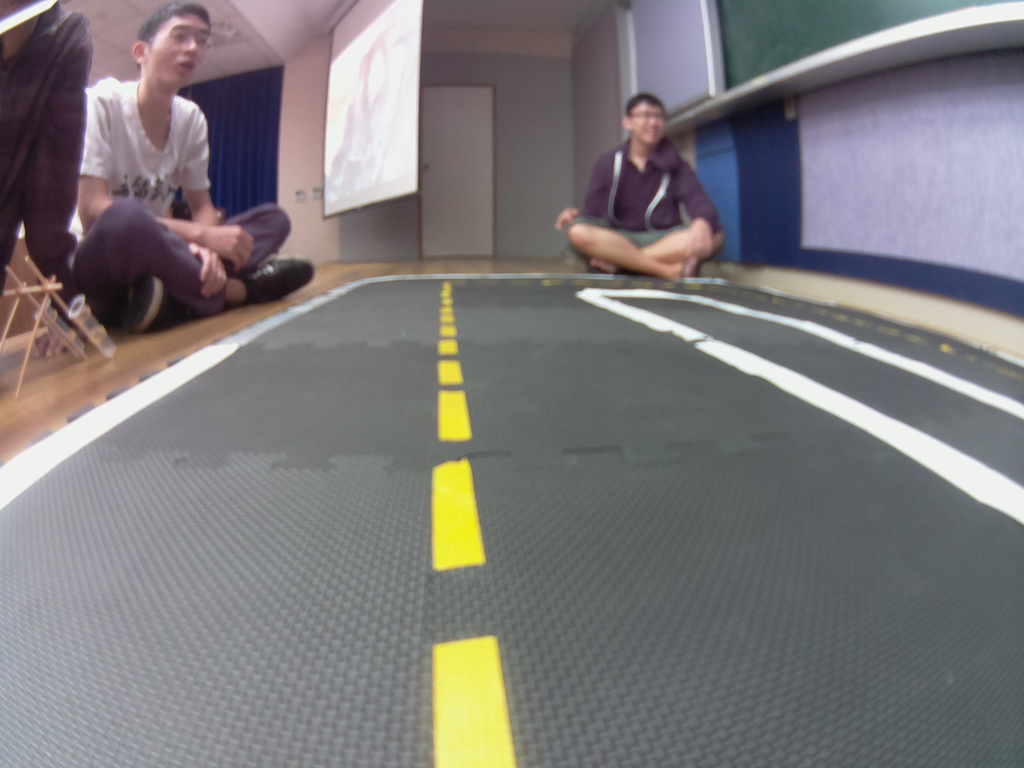
#> input picture tutorials/python/csp2016/hw1/0310761/images/a.jpg, 2048 x 1536 px, found by its file name (shown at 1/2 size)
$ jupyter execute --allow-errors assignment1-0310761.ipynb   (Python 2 division)
#> lines starting #> are read from the running program, lines starting #| are printed output that depends on the picture; after the words box and inside, x2 and y2 are one past the last pixel; in counts of white or black regions, pixels touching at a corner belong together; long printed decimals are rounded
#> (a cell that did not finish here is left out)

## Instructions:
1. $ cp assignment1.ipynb assignment1-XXXXXXX.ipynb (XXXXXXX is your name) You also need to add your name, setup, and state the contributions in the setup and contributions section.
2. You can already see the desired outputs of each cell, and you need to find the relevant code in the Duckietown repo and reproduce the results.
3. Each student needs to submit one to your mentor, via email. Please do not commit your ipynb to repo. Please do not modify assignment1.ipynb.

## Steup and Conributions:

This work is done by: 蔡秉燊

VirtualBox 5.1.6 version on Windows 7

I ask TA and classmates many questions, and discuss with my group members for hours.

# Line Detector

### 1.Load the image and resize

[cell 2]
import cv2
import numpy as np
from matplotlib import pyplot as plt

img = cv2.imread("images/a.jpg")
#> img is the input picture: shape (1536, 2048, 3); mean B, G, R 121.9, 120.5, 123.5

image_cv = cv2.resize(img, (640, 480),interpolation=cv2.INTER_NEAREST)

dst1 = cv2.cvtColor(img,cv2.COLOR_BGR2RGB)
plt.subplot(121),plt.imshow(dst1,cmap = 'brg')
plt.title('Original Image'), plt.xticks([]), plt.yticks([])

dst2 = cv2.cvtColor(image_cv,cv2.COLOR_BGR2RGB)
plt.subplot(122),plt.imshow(dst2,cmap = 'brg')
plt.title('Resized Image'), plt.xticks([]), plt.yticks([])

plt.show()

### 2.Find the edge (15%)

[cell 3]
#gray = ???

edges = cv2.Canny(image_cv,60,150)
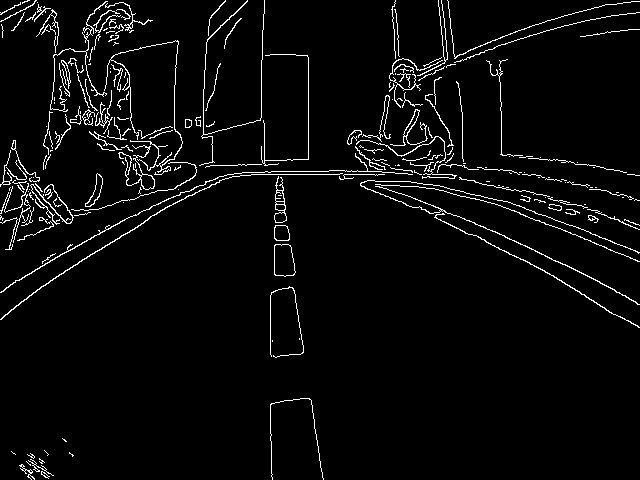
#> edges: shape (480, 640); 3.9% white in thin lines or dots

plt.imshow(edges,cmap = 'gray')
plt.title('Edge Image'), plt.xticks([]), plt.yticks([])
plt.show()

### 3-1.Setup HSV space threshold (15%)

[cell 4]
'''
#You should find the config file 'universal.yaml'
'''
hsv_white1 = np.array([0, 0, 150])
hsv_white2 = np.array([180, 50, 255])
hsv_yellow1 = np.array([25, 120, 90])
hsv_yellow2 = np.array([45, 255, 255])
hsv_red1 = np.array([0, 140, 100])
hsv_red2 = np.array([15, 255, 255])
hsv_red3 = np.array([165, 140, 100])
hsv_red4 = np.array([180, 255, 255])

### 3-2.Threshold colors in HSV space (15%)

[cell 5]
'''
#change color space to HSV
'''
hsv = cv2.cvtColor(image_cv, cv2.COLOR_BGR2HSV)
#> hsv: shape (480, 640, 3); mean H, S, V 95.4, 35.1, 130.7

white = cv2.inRange(hsv, hsv_white1, hsv_white2)
#> white: shape (480, 640); 23.7% white; 283 white regions (252 under 20 px), largest, box (x1, y1, x2, y2) and area: (0, 171, 342, 480) 26269, (502, 57, 640, 176) 13244, (173, 0, 265, 166) 9817
kernel = cv2.getStructuringElement(cv2.MORPH_ELLIPSE,(3, 3))
white = cv2.dilate(white, kernel)
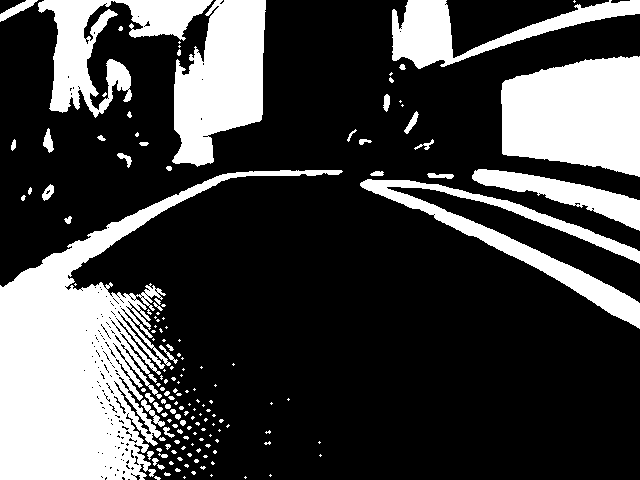
#> white: shape (480, 640); 27.1% white; 152 white regions (101 under 20 px), largest, box (x1, y1, x2, y2) and area: (0, 170, 343, 480) 31664, (501, 56, 640, 177) 13593, (172, 0, 266, 167) 10574

yellow = cv2.inRange(hsv, hsv_yellow1, hsv_yellow2)
#> yellow: shape (480, 640); 1.8% white; 9 white regions (1 under 20 px), largest, box (x1, y1, x2, y2) and area: (272, 399, 323, 480) 2885, (271, 287, 304, 357) 1782, (275, 245, 295, 276) 536
kernel = cv2.getStructuringElement(cv2.MORPH_ELLIPSE,(3, 3))
yellow = cv2.dilate(yellow, kernel)
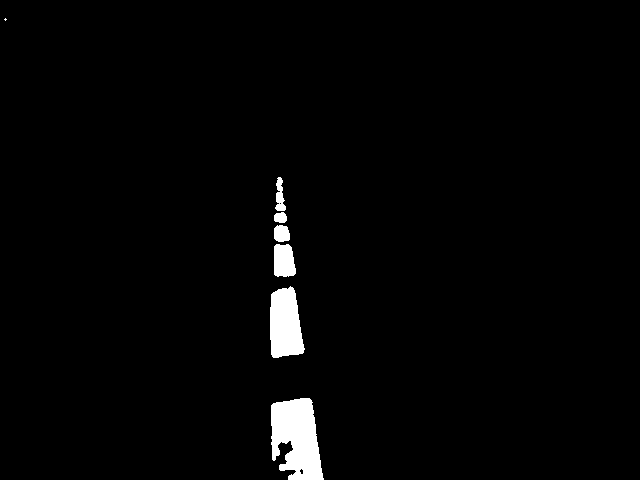
#> yellow: shape (480, 640); 2.1% white; 7 white regions (1 under 20 px), largest, box (x1, y1, x2, y2) and area: (271, 398, 324, 480) 3187, (270, 286, 305, 358) 1961, (274, 244, 296, 277) 628, (274, 225, 290, 242) 232, (275, 177, 286, 211) 225, (274, 212, 287, 223) 117

red1 = cv2.inRange(hsv, hsv_red1, hsv_red2)
#> red1: shape (480, 640); 0% white in thin lines or dots, all inside (x1, y1, x2, y2) = (389, 165, 413, 173)
red2 = cv2.inRange(hsv, hsv_red3, hsv_red4)
#> red2: shape (480, 640); every value is 0
red = cv2.bitwise_or(red1, red2)
kernel = cv2.getStructuringElement(cv2.MORPH_ELLIPSE,(3, 3))
red = cv2.dilate(red, kernel)
#> red: shape (480, 640); 0.02% white in thin lines or dots, all inside (x1, y1, x2, y2) = (388, 164, 414, 174)

x = cv2.cvtColor(yellow, cv2.COLOR_GRAY2BGR)
x[:,:,2] *= 1
x[:,:,1] *= 1
x[:,:,0] *= 0
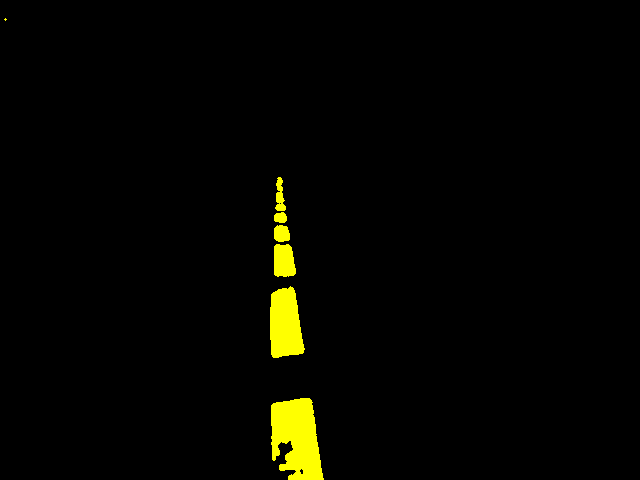
#> x: shape (480, 640, 3); mean B, G, R 0, 5.3, 5.3
x = cv2.cvtColor(x, cv2.COLOR_BGR2RGB)

y = cv2.cvtColor(red, cv2.COLOR_GRAY2BGR)
y[:,:,2] *= 1
y[:,:,1] *= 0
#> y: shape (480, 640, 3); mean B, G, R 0, 0, 0
y[:,:,0] *= 0
#> y: shape (480, 640, 3); mean B, G, R 0, 0, 0
y = cv2.cvtColor(y, cv2.COLOR_BGR2RGB)

plt.subplot(131),plt.imshow(white,cmap = 'gray')
plt.title('White'), plt.xticks([]), plt.yticks([])

plt.subplot(132),plt.imshow(yellow,cmap = 'gray')
plt.subplot(132),plt.imshow(x,cmap = 'brg')
plt.title('Yellow'), plt.xticks([]), plt.yticks([])

plt.subplot(133),plt.imshow(red,cmap = 'gray')
plt.subplot(133),plt.imshow(y,cmap = 'brg')
plt.title('Red'), plt.xticks([]), plt.yticks([])

plt.show()

### 4.Combine Edge and Colors (15%)

[cell 6]
edge_color_white = cv2.bitwise_and(white, edges)
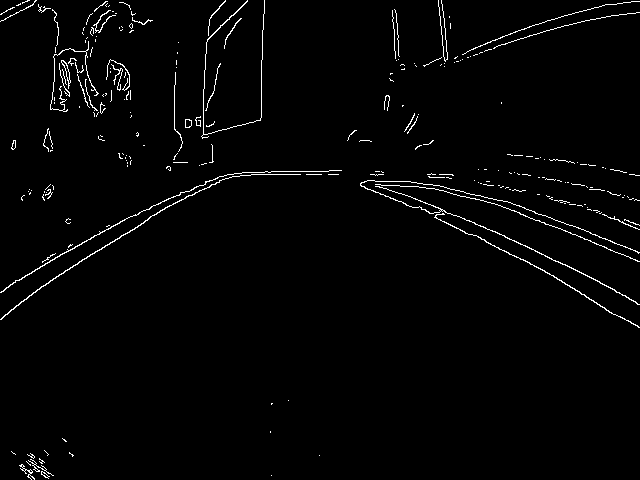
#> edge_color_white: shape (480, 640); 1.9% white in thin lines or dots
edge_color_yellow = cv2.bitwise_and(yellow, edges)
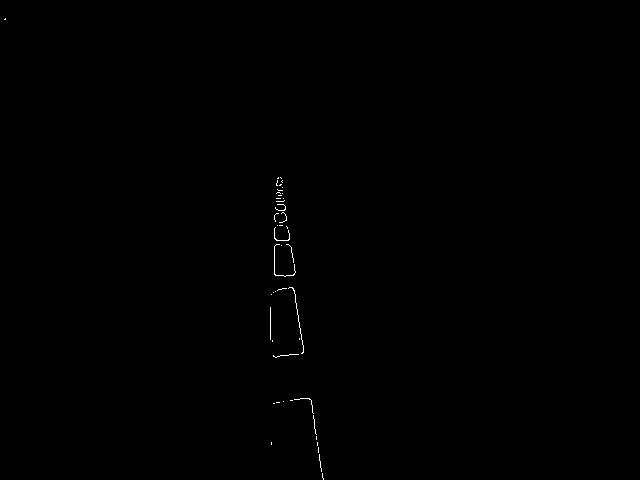
#> edge_color_yellow: shape (480, 640); 0.16% white in thin lines or dots, all inside (x1, y1, x2, y2) = (4, 18, 324, 480)
edge_color_red = cv2.bitwise_and(red, edges)
#> edge_color_red: shape (480, 640); 0.01% white in thin lines or dots, all inside (x1, y1, x2, y2) = (388, 165, 413, 173)


plt.imshow(edge_color_yellow,cmap = 'gray')
plt.title('Edge Color Y'), plt.xticks([]), plt.yticks([])
plt.subplot(131),plt.imshow(edge_color_white,cmap = 'gray')
plt.title('Edge Color W'), plt.xticks([]), plt.yticks([])
plt.subplot(132),plt.imshow(edge_color_yellow,cmap = 'gray')
plt.title('Edge Color Y'), plt.xticks([]), plt.yticks([])
plt.subplot(133),plt.imshow(edge_color_red,cmap = 'gray')
plt.title('Edge Color R'), plt.xticks([]), plt.yticks([])

plt.show()

### 5-1.Find the lines (15%)

[cell 7]
'''
#default threshold 20-> 10
'''
lines_white = cv2.HoughLinesP(edge_color_white, 1, np.pi/180, 10, np.empty(1), 3, 1)
#> lines_white = 413 rows, first 6: [92, 254, 127, 232], [561, 229, 598, 244], [435, 217, 464, 231], [493, 203, 519, 212], [615, 314, 639, 327], [306, 174, 321, 174]
lines_yellow = cv2.HoughLinesP(edge_color_yellow, 1, np.pi/180, 10, np.empty(1), 3, 1)
#> lines_yellow = 31 rows, first 6: [295, 298, 299, 325], [302, 340, 302, 343], [315, 429, 316, 439], [274, 263, 274, 249], [270, 336, 270, 308], [293, 288, 294, 293]
lines_red = cv2.HoughLinesP(edge_color_red, 1, np.pi/180, 10, np.empty(1), 3, 1)
#> lines_red = [[397, 169, 412, 171]]

color = "yellow"
lines = lines_yellow
#> lines has the same summary as lines_yellow
bw = yellow

if lines is not None:
    lines = np.array(lines[0])
#> lines = [[295, 298, 299, 325]]
    print "found lines"

else:
    lines = []
    print "no lines"

### Show the lines (yellow)

[cell 8]
image_with_lines = np.copy(dst2)
if len(lines)>0:
    for x1,y1,x2,y2 in lines:
        cv2.line(image_with_lines, (x1,y1), (x2,y2), (0,0,255), 2)
        cv2.circle(image_with_lines, (x1,y1), 2, (0,255,0))
        cv2.circle(image_with_lines, (x2,y2), 2, (255,0,0))
#> this loop made 1 pass
#> image_with_lines: shape (480, 640, 3); mean R, G, B 123.4, 120.4, 121.9

plt.imshow(image_with_lines,cmap = 'brg')
plt.title('Line Image'), plt.xticks([]), plt.yticks([])
plt.show()

### 6-1.Normals (15%)

[cell 9]
arr_cutoff = np.array((0, 40, 0, 40))
arr_ratio = np.array((1./160, 1./120, 1./160, 1./120))

normals = []
centers = []
if len(lines)>0:

    #find the normalized coordinates
    lines_normalized = ((lines + arr_cutoff) * arr_ratio)
#> lines_normalized = [[1.84, 2.82, 1.87, 3.04]]
    '''
    #find the dx dy
    #find the center point
    '''
    length = np.sum((lines[:, 0:2] -lines[:, 2:4])**2, axis=1, keepdims=True)**0.5
#> length = [27.29]
    dx = 1.* (lines[:,3:4]-lines[:,1:2])/length
#> dx = [0.989]
    dy = 1.* (lines[:,0:1]-lines[:,2:3])/length
#> dy = [-0.147]

    centers = np.hstack([(lines[:,0:1]+lines[:,2:3])/2, (lines[:,1:2]+lines[:,3:4])/2])
#> centers = [[297, 311]]

    #find the vectors' direction
    x3 = (centers[:,0:1] - 3.*dx).astype('int')
#> x3 = [294]
    x3[x3<0]=0
    x3[x3>=160]=160-1

    y3 = (centers[:,1:2] - 3.*dy).astype('int')
#> y3 = [311]
    y3[y3<0]=0
    y3[y3>=120]=120-1

    x4 = (centers[:,0:1] + 3.*dx).astype('int')
#> x4 = [299]
    x4[x4<0]=0
    x4[x4>=160]=160-1

    y4 = (centers[:,1:2] + 3.*dy).astype('int')
#> y4 = [310]
    y4[y4<0]=0
    y4[y4>=120]=120-1

    '''
    #find the dx dy direction
    '''
    flag_signs = (np.logical_and(bw[y3,x3]>0, bw[y4,x4]==0)).astype('int')*2-1
#> flag_signs = [-1]
    normals = np.hstack([dx, dy]) * flag_signs
#> normals = [[-0.989, 0.147]]

    flag = ((lines[:,2]-lines[:,0])*normals[:,1] - (lines[:,3]-lines[:,1])*normals[:,0])>0
#> flag = [True]
    for i in range(len(lines)):
        if flag[i]:
            x1,y1,x2,y2 = lines[i, :]
            lines[i, :] = [x2,y2,x1,y1]
#> this loop made 1 pass
#> after the loop, lines = [[299, 325, 295, 298]]

### 6-2.Draw the Normals

[cell 10]
image_with_lines = np.copy(dst2)
if len(centers)>0:
    for x,y,dx,dy in np.hstack((centers,normals)):
        x3 = int(x - 2.*dx)
        y3 = int(y - 2.*dy)
        x4 = int(x + 2.*dx)
        y4 = int(y + 2.*dy)
        cv2.line(image_with_lines, (x3,y3), (x4,y4), (0,0,255), 1)
        cv2.circle(image_with_lines, (x3,y3), 1, (0,255,0))
        cv2.circle(image_with_lines, (x4,y4), 1, (255,0,0))
#> this loop made 1 pass
#> (x, y, dx, dy, x3, y3, x4, y4) on pass 1: (297, 311, -0.989, 0.147, 298, 310, 295, 311)
#> image_with_lines: shape (480, 640, 3); mean R, G, B 123.5, 120.5, 121.9

plt.subplot(121),plt.imshow(image_with_lines,cmap = 'brg')
plt.title('Line Normals'), plt.xticks([]), plt.yticks([])

image_with_lines = np.copy(dst2)
if len(lines)>0:
    for x1,y1,x2,y2 in lines:
        cv2.line(image_with_lines, (x1,y1), (x2,y2), (0,0,255), 2)
        cv2.circle(image_with_lines, (x1,y1), 2, (0,255,0))
        cv2.circle(image_with_lines, (x2,y2), 2, (255,0,0))
#> this loop made 1 pass
#> image_with_lines: shape (480, 640, 3); mean R, G, B 123.4, 120.4, 121.9

plt.subplot(122),plt.imshow(image_with_lines,cmap = 'brg')
plt.title('Line Image'), plt.xticks([]), plt.yticks([])
plt.show()

### 7-1.setup the segment class

[cell 11]
class Vector2D():
    def __init__(self):
        self.x = 0
        self.y = 0
class Segment():
    def __init__(self):
        self.color = ""
        self.pixels_normalized = np.array([Vector2D(),Vector2D()])
        self.normal = Vector2D()

### 7-2.Store in the SegmentList

[cell 12]
segmentMsgList = []

for x1,y1,x2,y2,norm_x,norm_y in np.hstack((lines_normalized,normals)):
    segment = Segment()
    segment.color = color
    segment.pixels_normalized[0].x = x1
    segment.pixels_normalized[0].y = y1
    segment.pixels_normalized[1].x = x2
    segment.pixels_normalized[1].y = y2
    segment.normal.x = norm_x
    segment.normal.y = norm_y

    segmentMsgList.append(segment)
#> this loop made 1 pass
#> (x1, y1, x2, y2, norm_x, norm_y) on pass 1: (1.84, 2.82, 1.87, 3.04, -0.989, 0.147)
#> after the loop, segmentMsgList = 1 item

#> (the rest of this cell did not finish here and is left out)

### 7.3 Print the SegmentList

[cell 13]
for i in segmentMsgList:
    print (i.pixels_normalized[0].x,i.pixels_normalized[0].y),(i.pixels_normalized[1].x,i.pixels_normalized[1].y)
#> this loop made 1 pass
#| 1.844 2.817

# Ground Projection

[cell 14]
lines_normalized, normals


print lines_normalized[0,1],normals[0]
#| 2.817 [-0.9892  0.1465]

### camera parameters

[cell 15]
import cv2
import numpy as np
#camera_matrix = np.array([[1.3e+03, 0., 6.0e+02], [0., 1.3e+03, 4.8e+02], [0., 0., 1.]], dtype=np.float32)
#dist_coeffs = np.array([-2.4-01, 9.5e-02, -4.0e-04, 8.9e-05, 0.], dtype=np.float32)

#Use your own homography & intrinsic camera_matrix and dist_coeffs
homography = np.array([[2.135676e-05, -0.0001633665, -0.1806298], [0.000836794, 2.066682e-05, -0.2458254], [-2.970526e-05, -0.006239731, 1]]
)
matrix = np.array([[339.1216131675718, 0.0, 296.030387566238], [ 0.0, 334.1050435031319, 236.46264717174785],
    [0.0, 0.0, 1.0]])
coeffs = np.array([-0.31984891320080094, 0.08139903409389779, -0.00015421337856592247, 0.0014103365014739625,
    0.0])

[cell 16]
pt_img = np.array([[0.5*640],[0.7*480],[1.]])
#print pt_img
G = np.dot(homography,pt_img)
G/=G[2]
print G

pt_img = np.array([[[0.5*640,0.7*480]]])

xy_undistorted = cv2.undistortPoints(pt_img, matrix, coeffs,R=None, P=matrix)
#> xy_undistorted = [[320.7, 339.2]]
pt_img = np.array([[xy_undistorted[0][0][0]],[xy_undistorted[0][0][1]],[1.]])
#> pt_img = [320.7, 339.2, 1]
#print xy_undistorted
G_rect = np.dot(homography,pt_img)
#> G_rect = [-0.229, 0.0296, -1.13]
G_rect/=G_rect[2]
#> G_rect = [0.204, -0.0263, 1]
print G_rect
#| [[ 0.2035]
#|  [-0.02625]
#|  [ 1.        ]]

### Rectify the image (15%)

[cell 17]
from matplotlib import pyplot as plt
#Use your own image

img = cv2.imread("images/a.jpg")
origin = cv2.resize(img, (640, 480),interpolation=cv2.INTER_NEAREST)

'''
#rectfy the image by opencv 'undistort'
'''

rec_img = cv2.undistort(origin, matrix, coeffs)
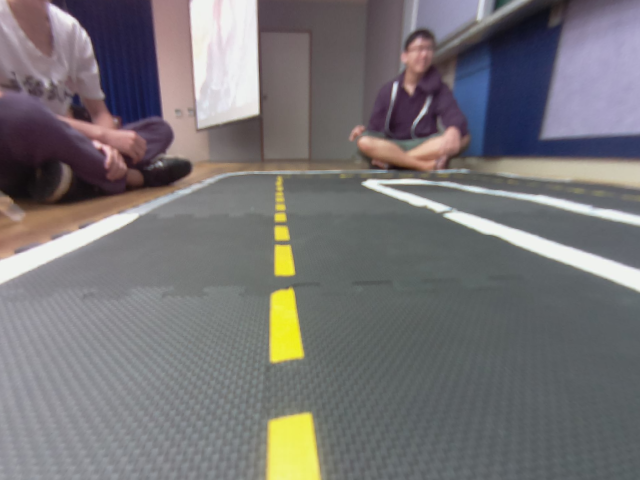
#> rec_img: shape (480, 640, 3); mean B, G, R 117.3, 115.7, 118.5

origin = cv2.cvtColor(origin,cv2.COLOR_BGR2RGB)
plt.subplot(121),plt.imshow(origin,cmap = 'brg')
plt.title('Original Image'), plt.xticks([]), plt.yticks([])

rec_img = cv2.cvtColor(rec_img,cv2.COLOR_BGR2RGB)
plt.subplot(122),plt.imshow(rec_img,cmap = 'brg')
plt.title('Rectified Image'), plt.xticks([]), plt.yticks([])

plt.show()

# Duckietown Lane Filter

up/down arrow keys to move, enter to edit

Esc to exit edit mode

Shift + enter to run code

1/2/3... to add comment

dd to delete cell

press h for more shortcuts

[cell 18]
import numpy as np
from scipy.stats import multivariate_normal, entropy
from scipy.ndimage.filters import gaussian_filter
from math import floor, atan2, pi, cos, sin, sqrt
import time
from matplotlib import pyplot as plt

## Environment Setup

[cell 19]
# constant
WHITE = 0
YELLOW = 1
RED = 2

lanewidth = 0.4
linewidth_white = 0.04
linewidth_yellow = 0.02

## Generate Vote (Extra Credit 10% for generating multiple votes from all detected segments)

#### Setup a line segment
* left edge of white lane
* right edge of white lane
* left edge of yellow lane
* right edge of white lane

[cell 20]
# right edge of white lane
p1 = np.array([0.8, 0.24])
p2 = np.array([0.4, 0.24])
p1 = np.array([lines_normalized[0][0],lines_normalized[0][1]])
#> p1 = [1.84, 2.82]
p2 = np.array([lines_normalized[0][2],lines_normalized[0][3]])
#> p2 = [1.87, 3.04]
seg_color = YELLOW

# left edge of white lane
p1 = np.array([0.4, 0.2])
p2 = np.array([0.8, 0.2])
seg_color = WHITE

plt.plot([p1[0], p2[0]], [p1[1], p2[1]], 'ro')
plt.plot([p1[0], p2[0]], [p1[1], p2[1]])
plt.ylabel('y')
plt.axis([0, 5, 0, 5])
plt.show()
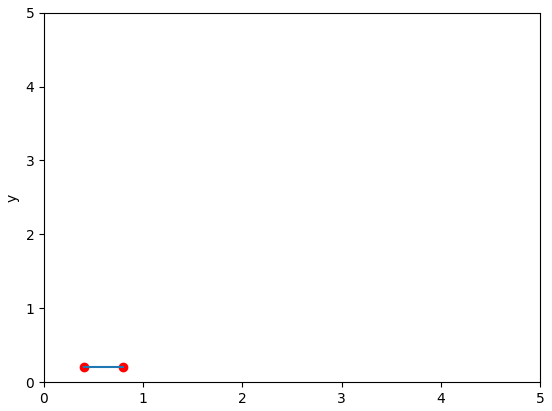
#> figure drawn by matplotlib, 1 panel

#### compute d_i, phi_i, l_i

[cell 21]
t_hat = (p2-p1)/np.linalg.norm(p2-p1)
n_hat = np.array([-t_hat[1],t_hat[0]])
d1 = np.inner(n_hat,p1)
d2 = np.inner(n_hat,p2)
l1 = np.inner(t_hat,p1)
l2 = np.inner(t_hat,p2)

print (d1, d2, l1, l2)

if (l1 < 0):
    l1 = -l1;
if (l2 < 0):
    l2 = -l2;
l_i = (l1+l2)/2
d_i = (d1+d2)/2
phi_i = np.arcsin(t_hat[1])
if seg_color == WHITE: # right lane is white
    if(p1[0] > p2[0]): # right edge of white lane
        d_i = d_i - linewidth_white
        print ('right edge of white lane')
    else: # left edge of white lane
        d_i = - d_i
        phi_i = -phi_i
        print ('left edge of white lane')
    d_i = d_i - lanewidth/2

elif seg_color == YELLOW: # left lane is yellow
    if (p2[0] > p1[0]): # left edge of yellow lane
        d_i = d_i - linewidth_yellow
        phi_i = -phi_i
        print ('right edge of yellow lane')
    else: # right edge of white lane
        d_i = -d_i
        print ('right edge of yellow lane')
    d_i =  lanewidth/2 - d_i


print (d_i, phi_i, l_i)

### Measurement Likelihood

[cell 22]
# initialize measurement likelihood

d_min = -0.7
d_max = 0.5
delta_d = 0.02
phi_min = -pi/2
phi_max = pi/2
delta_phi = 0.02
d, phi = np.mgrid[d_min:d_max:delta_d, phi_min:phi_max:delta_phi]

measurement_likelihood = np.zeros(d.shape)

fig = plt.figure()
ax = fig.add_subplot(111)
cax = ax.matshow(measurement_likelihood, interpolation='nearest')
fig.colorbar(cax)
plt.ylabel('phi')
plt.xlabel('d')
#ax.set_xticklabels(['']+alpha)
#ax.set_yticklabels(['']+alpha)
plt.show()
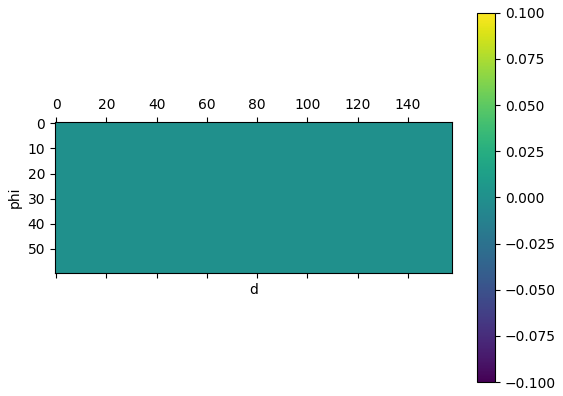
#> figure drawn by matplotlib, 2 panels

[cell 23]
i = floor((d_i - d_min)/delta_d)
j = floor((phi_i - phi_min)/delta_phi)
measurement_likelihood[i,j] = measurement_likelihood[i,j] +  1/(l_i)

print (i, j)

fig = plt.figure()
ax = fig.add_subplot(111)
cax = ax.matshow(measurement_likelihood, interpolation='nearest')
fig.colorbar(cax)
plt.ylabel('phi')
plt.xlabel('d')
#ax.set_xticklabels(['']+alpha)
#ax.set_yticklabels(['']+alpha)
plt.show()
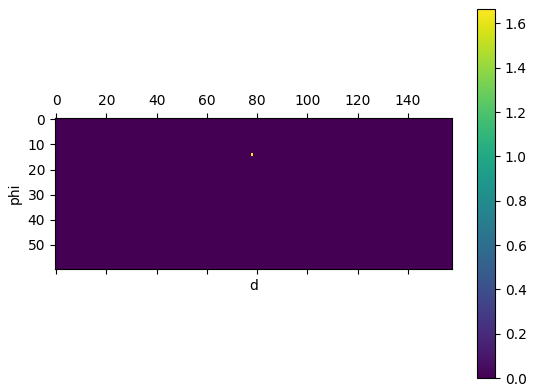
#> figure drawn by matplotlib, 2 panels
